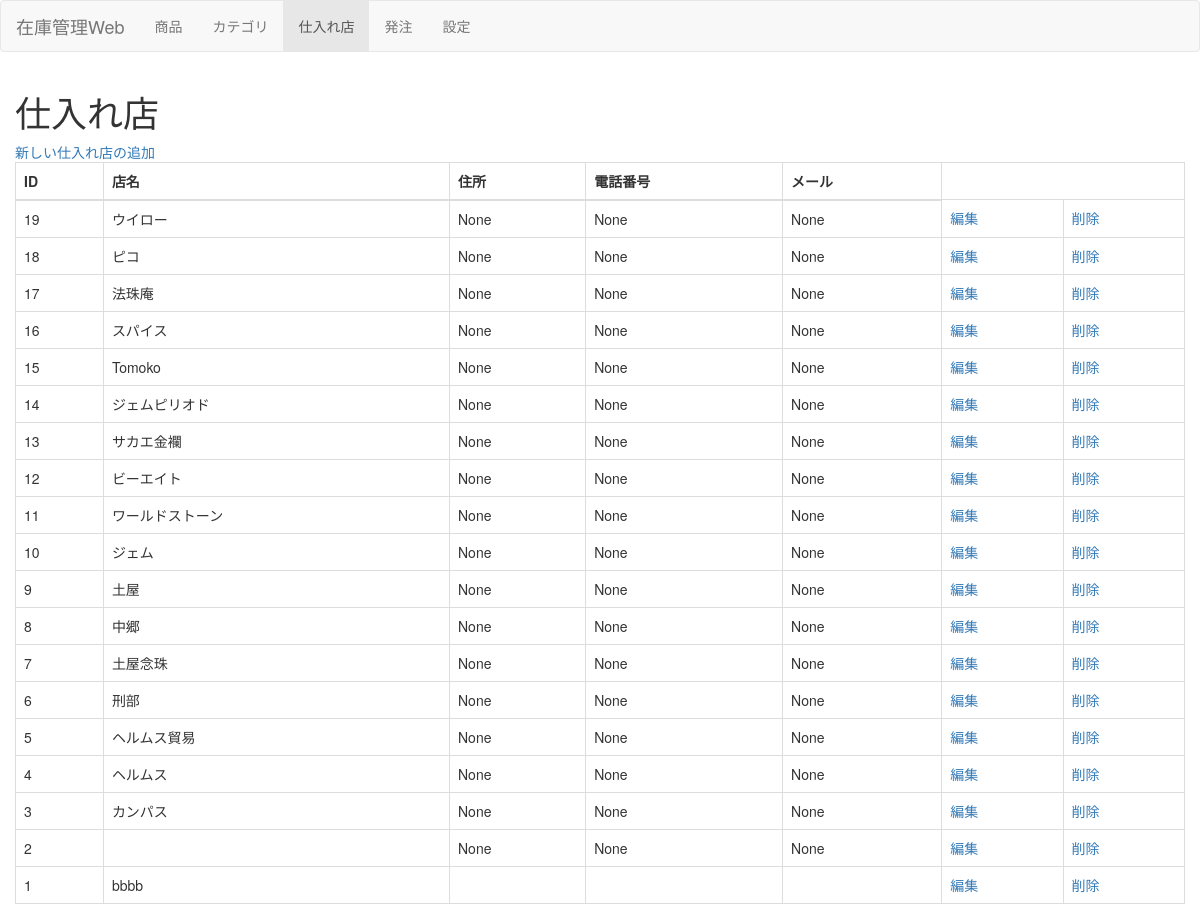
The app's page /store with its own data.
### models.py (models this page shows, shortened)
class Store(Base):
    __tablename__ = 'store'
    id = Column(Integer, primary_key=True)
    name = Column(String(128), unique=True)
    address = Column(String(128))
    phone = Column(String(128))
    mail = Column(String(128))
    advanced = Column(String(128))

### main.py (the view)
@app.route('/store')
def store():
    all_store = Store.query.order_by(Store.id.desc()).all()
    return render_template("store.html",stores=all_store)

### templates/store.html (shortened to what this page needs)
{% extends "base.html" %}
{% set active_page = "store" %}
{% block content %}
<h1>仕入れ店</h1>
<a href="javascript:window.open('/store/add', 'store_add', 'width=400,height=300');">新しい仕入れ店の追加</a><br>
<table class="table table-bordered">
<thead>
  <tr>
      <th>ID</th>
      <th>店名</th>
      <th>住所</th>
      <th>電話番号</th>
      <th>メール</th>
  </tr>
</thead>
<tbody>
  {% for store in stores %}
  <tr>
      <td>{{ store.id }}</td>
      <td>{{ store.name }}</td>
      <td>{{ store.address }}</td>
      <td>{{ store.phone }}</td>
      <td>{{ store.mail }}</td>
      <td>
        <a href="javascript:window.open('/store/edit?id={{store.id}}', 'edit', 'width=400,height=300');">編集</a>
      </td>
      <td><a href="javascript:result = window.confirm('仕入れ店:{{store.name}}を削除します');if(result)location.href='/store/remove?id={{store.id}}';">削除</a></td>
  </tr>
  {% else %}
      <tr><td></td><td>仕入れ店が登録されていません</td></tr>
  {% endfor %}
</tbody>
</table>
{% endblock %}

### templates/base.html (shortened to what this page needs)
<!DOCTYPE html>
{% set navigation_bar = [
  ('/product', 'product', '商品'),
  ('/category', 'category', 'カテゴリ'),
  ('/store', 'store', '仕入れ店'),
  ('/order', 'order', '発注'),
  ('/setting', 'setting', '設定')
] -%}
{% set active_page = active_page|default('index') -%}
<html lang="ja">
<head>
    <link rel="stylesheet" href="/static/css/bootstrap.css">
</head>
<body>
  <nav class="navbar navbar-default">
    <div class="container-fluid">
      <div class="navbar-header">
        <a class="navbar-brand" href="/">在庫管理Web</a>
      </div>
      <div class="collapse navbar-collapse" id="navbarEexample1">
        <ul class="nav navbar-nav">
          {% for href, id, caption in navigation_bar %}
          <li{% if active_page == id %} class="active"{%endif%}><a href="{{ href|e }}">{{ caption|e }}</a></li>
          {% endfor %}
        </ul>
      </div>
    </div>
  </nav>
  <div class="container">
    <div class="row">
        {% block content %}
        {% endblock %}
    </div>
  </div>
</body>
</html>

### records on screen
Store: id "19", name "ウイロー", address "None", phone "None", mail "None"
Store: id "18", name "ピコ", address "None", phone "None", mail "None"
Store: id "17", name "法珠庵", address "None", phone "None", mail "None"
Store: id "16", name "スパイス", address "None", phone "None", mail "None"
Store: id "15", name "Tomoko", address "None", phone "None", mail "None"
Store: id "14", name "ジェムピリオド", address "None", phone "None", mail "None"
Store: id "13", name "サカエ金襴", address "None", phone "None", mail "None"
Store: id "12", name "ビーエイト", address "None", phone "None", mail "None"
Store: id "11", name "ワールドストーン", address "None", phone "None", mail "None"
Store: id "10", name "ジェム", address "None", phone "None", mail "None"
Store: id "9", name "土屋", address "None", phone "None", mail "None"
Store: id "8", name "中郷", address "None", phone "None", mail "None"
Store: id "7", name "土屋念珠", address "None", phone "None", mail "None"
Store: id "6", name "刑部", address "None", phone "None", mail "None"
Store: id "5", name "ヘルムス貿易", address "None", phone "None", mail "None"
Store: id "4", name "ヘルムス", address "None", phone "None", mail "None"
Store: id "3", name "カンパス", address "None", phone "None", mail "None"
Store: id "2", address "None", phone "None", mail "None"
Store: id "1", name "bbbb"

### other values on screen
{{ caption|e }} "商品" "カテゴリ" "仕入れ店" "発注" "設定"
